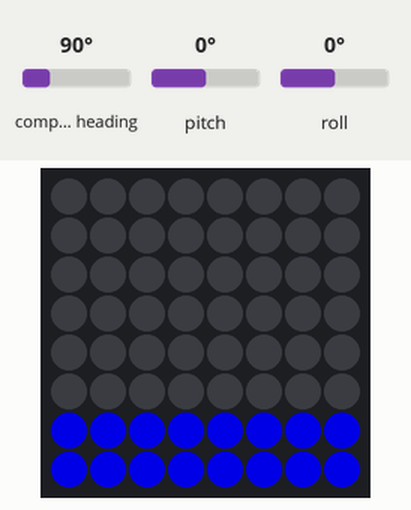
The program below on a simulated Raspberry Pi (BCM pin numbers) with a Sense HAT. Parts: the Sense HAT's 8×8 RGB LED matrix. Inputs (shaded band) come from the test bench; at power-on: compass heading 90°, pitch 0°, roll 0°. Dim RGB values are drawn brighter than linear; the Sense HAT reports a negative pitch or roll as 360° plus the angle.

Above: at 1.2 s.
1.3 s: compass heading set to 7°
At 2.5 s:
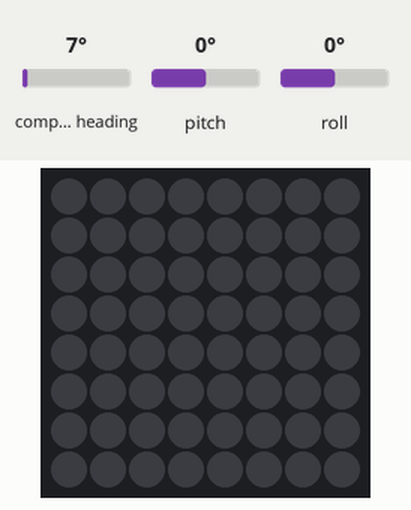
2.8 s: pitch set to -45°
At 3.4 s:
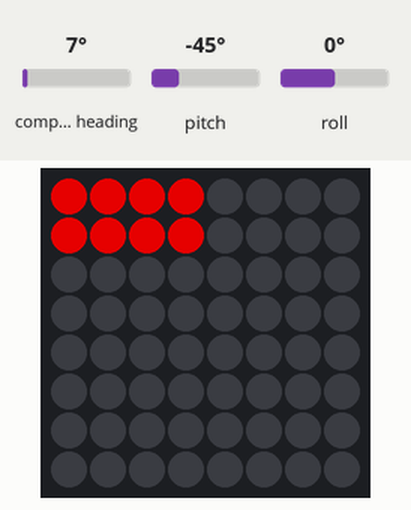
4.3 s: roll set to -45°
At 5.5 s:
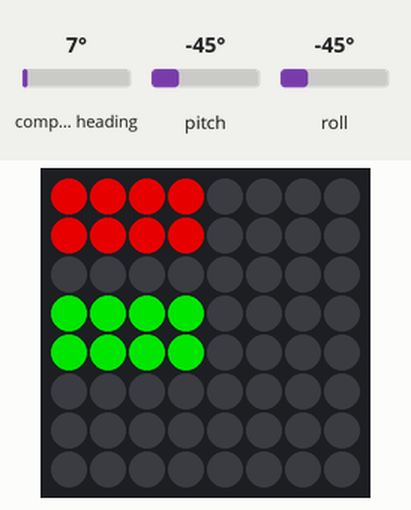
5.8 s: compass heading set to 90°
At 6.2 s:
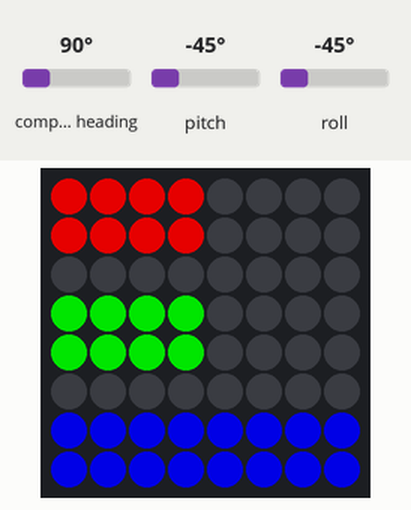
7.3 s: pitch set to -86°
At 8.1 s:
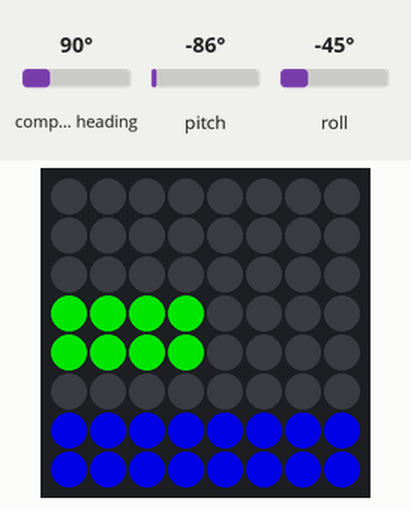
8.8 s: compass heading set to 180°
At 10.2 s:
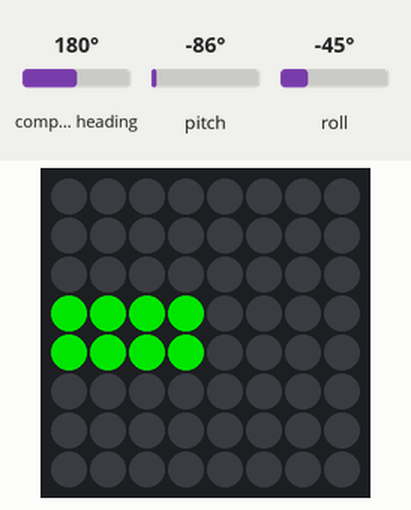
Timing chart, 0 to 11.3 s (numbered marks = the images above; inputs shaded):
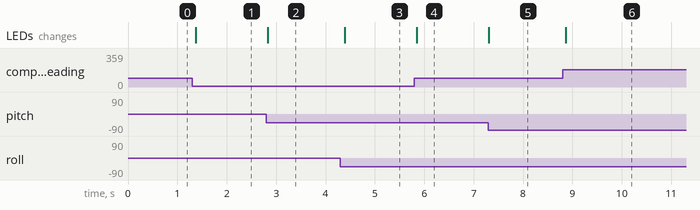

Measured:
- after the input at 1.3 s, the LEDs: change after 0.08 s (image 1)
- after the input at 2.8 s, the LEDs: change at once (image 2)
- after the input at 4.3 s, the LEDs: change after 0.09 s (image 3)
- after the input at 5.8 s, the LEDs: change after 0.05 s (image 4)
- after the input at 7.3 s, the LEDs: change at once (image 5)
- after the input at 8.8 s, the LEDs: change after 0.06 s (image 6)

The program:

bargraph_orintation.py
```python
#!/usr/bin/env python
# http://benwyrosdick.com/2016/08/29/starting-with-pi.html
import time
import signal
import sys

from sense_hat import SenseHat
sense = SenseHat()

def exit_gracefully(signal, frame):
  sense.clear()
  sys.exit(0)
signal.signal(signal.SIGINT, exit_gracefully)

GRAPH_BAR_HEIGHT = 8
GRAPH_BAR_WIDTH = 2

red = (255, 0, 0)
green = (0, 255, 0)
blue = (0, 0, 255)
black = (0, 0, 0)

sense.set_rotation(270)
sense.low_light = True

def normalize_deg(deg, bound):
  deg = int(deg)
  q = deg / 90
  r = deg % 90
  if (q % 2 == 1):
    r = 90 - r
  return int(r * (bound / 90.0))

while True:
  orientation = sense.orientation
  x = normalize_deg(orientation['pitch'], GRAPH_BAR_HEIGHT)
  y = normalize_deg(orientation['roll'], GRAPH_BAR_HEIGHT)
  z = normalize_deg(orientation['yaw'], GRAPH_BAR_HEIGHT)

  grid = []

  grid += ([red] * x + [black] * (GRAPH_BAR_HEIGHT - x)) * GRAPH_BAR_WIDTH
  grid += [black] * GRAPH_BAR_HEIGHT
  grid += ([green] * y + [black] * (GRAPH_BAR_HEIGHT - y)) * GRAPH_BAR_WIDTH
  grid += [black] * GRAPH_BAR_HEIGHT
  grid += ([blue] * z + [black] * (GRAPH_BAR_HEIGHT - z)) * GRAPH_BAR_WIDTH

  sense.set_pixels(grid)

  time.sleep(0.1)
```
